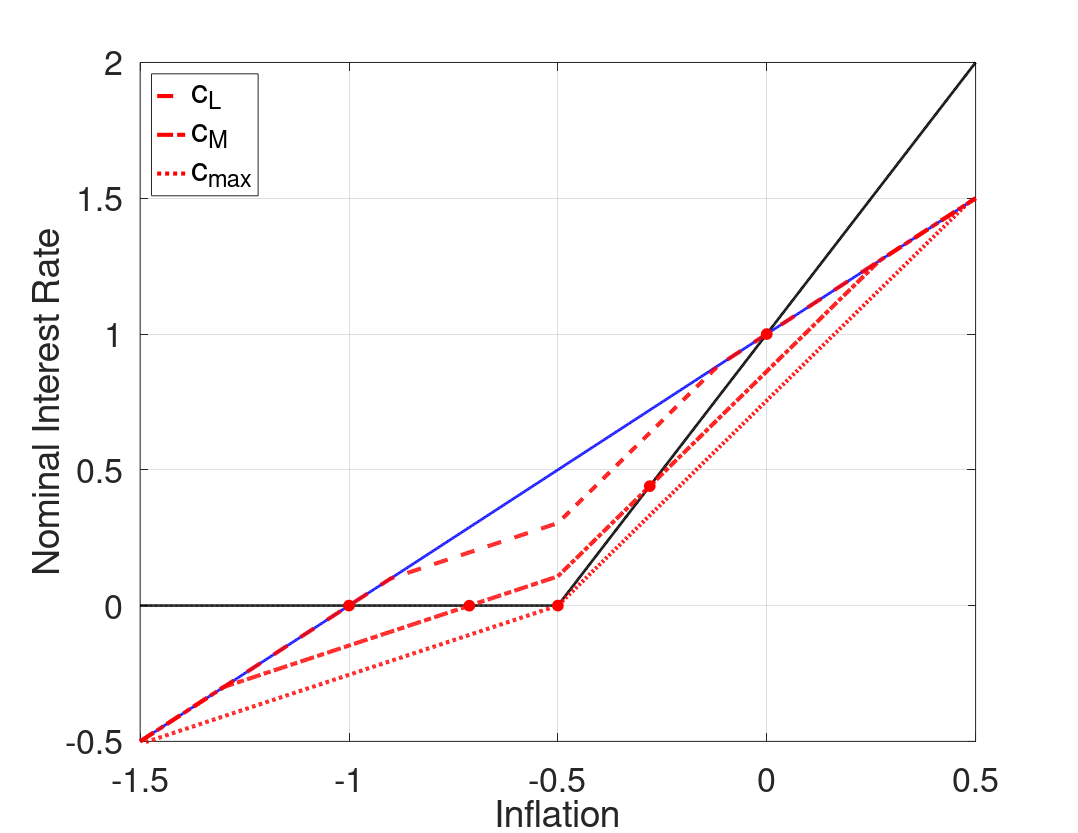

Here is the MATLAB script that generated this plot:
%--------------------------------------------------------------------------
% File Name: RAFR_cPHIpi_m.m
% Author: Philip Coyle
% Date Created: 01/07/2019
% cd /mq/philipprojects/RA_Work/Taisuke_Nakata/Zero_Lower_Bound/DeflationaryRegime/Uncertainty/Draft/Figs/iid/3state_iid_shock/RAFR
% RAFR_cPHIpi_m
%--------------------------------------------------------------------------

clear all
close all
clc

%% Model Calibration
cBET = 1/1.0025;
cSIGMA = 1;
cKAPPA = 0.02;
cPHIpi = 2;
cRstar = 1/400;
p_m = 0.5; %Probability of being in the middle state 

cSHOCK_lb =((cRstar)*(cPHIpi - 1))/(cKAPPA*cPHIpi*cSIGMA);
cSHOCK_ub =((cRstar)*(cKAPPA*cPHIpi*cSIGMA + 1))/(cKAPPA*cPHIpi*cSIGMA);
cSHOCK_bound = -(2*(cRstar)*(cPHIpi - 1)*(cKAPPA*cPHIpi*cSIGMA + 1))/(cKAPPA*cPHIpi^2*cSIGMA*(cKAPPA*cSIGMA + 1)*(p_m - 1));

cSHOCK_grid = [0.05, 0.1, max([cSHOCK_lb,cSHOCK_ub,cSHOCK_bound])];

%% Housekeeping
% Set Grid Intervals
pi_m_low = -1.5/400;
pi_m_high = 0.5/400;
numgrid = 1001;
pi_m = linspace(pi_m_low,pi_m_high, numgrid)';

% Allocate Space
inx_ub = zeros(length(cSHOCK_grid),1);
pi_ub_zlb = zeros(length(cSHOCK_grid),1);
inx_lb = zeros(length(cSHOCK_grid),1);
pi_lb_zlb = zeros(length(cSHOCK_grid),1);
rafr = zeros(numgrid,length(cSHOCK_grid));


% Find max inflation that leads to ZLB binding
bound = -cRstar/cPHIpi;

inx_m = find(min(abs(pi_m - bound)) == abs(pi_m - bound));
% Find pi_m point where middle state interst rate binds
pi_m_zlb = pi_m(inx_m);

% Taylor Rule
tr = max(0,cRstar + cPHIpi*pi_m);

% 'Riskless' Fisher Relation
fr = pi_m + cRstar;

for j = 1:length(cSHOCK_grid)
    cSHOCK = cSHOCK_grid(j);
    %% Policy Functions from below (Assume middle state interst rate binds)
    % Low  High state inflation & expected inflation (as functions of middle state inflation)
    pi_l_b = pi_m - cKAPPA*cSIGMA*cSHOCK;
    pi_h_b = (pi_m - cKAPPA*cSIGMA*(cRstar - cSHOCK))/(1+cKAPPA*cSIGMA*cPHIpi);
    exp_pi_b = (1-p_m)/2*pi_l_b + p_m*pi_m + (1-p_m)/2*pi_h_b;

    % Low Middle and High state output & expected output (as functions of middle state inflation)
    y_m_b = (pi_m - cBET*exp_pi_b)/cKAPPA;
    y_l_b = y_m_b - cSIGMA*cSHOCK;
    y_h_b = y_m_b - cSIGMA*(cRstar + cPHIpi*pi_h_b - cSHOCK);
    exp_y_b = (1-p_m)/2*y_l_b + p_m*y_m_b + (1-p_m)/2*y_h_b;

    % Find pi_m point where high state interst rate binds
    inx_lb(j) = find(min(abs(pi_h_b - bound)) == abs(pi_h_b - bound));
    pi_lb_zlb(j) = pi_m(inx_lb(j));

    %% Policy Functions from above (Assume middle state interst rate does not bind)
    % Low  High state inflation & expected inflation (as functions of middle state inflation)
    pi_l_a = pi_m*(1+cKAPPA*cSIGMA*cPHIpi) + cKAPPA*cSIGMA*(cRstar - cSHOCK);
    pi_h_a = pi_m + (cKAPPA*cSIGMA*cSHOCK)/(1+cKAPPA*cSIGMA*cPHIpi);
    exp_pi_a = (1-p_m)/2*pi_l_a + p_m*pi_m + (1-p_m)/2*pi_h_a;

    % Low Middle and High state output & expected output (as functions of middle state inflation)
    y_m_a = (pi_m - cBET*exp_pi_a)/cKAPPA;
    y_l_a = y_m_a + cSIGMA*(cPHIpi*pi_m + cRstar - cSHOCK);
    y_h_a = y_m_a + cSIGMA*(cPHIpi*(pi_m - pi_h_a) + cSHOCK);
    exp_y_a = (1-p_m)/2*y_l_a + p_m*y_m_a + (1-p_m)/2*y_h_a;

    % Find pi_m point where low state interst rate binds
    inx_ub(j) = find(min(abs(pi_l_a - bound)) == abs(pi_l_a - bound));
    pi_ub_zlb(j) = pi_m(inx_ub(j));

    %% Define Risk Adjusted Fisher Relationship   
    for i = 1:numgrid
        if pi_m(i) < pi_lb_zlb(j) || pi_m(i) > pi_ub_zlb(j)
            rafr(i,j) = pi_m(i) + cRstar;
        elseif pi_m(i) <= pi_m_zlb
            rafr(i,j) = cRstar + pi_m(i) + (exp_pi_b(i) - pi_m(i)) + 1/cSIGMA*(exp_y_b(i) - y_m_b(i));
        elseif pi_m(i) <= pi_ub_zlb(j)
            rafr(i,j) = cRstar + pi_m(i) + (exp_pi_a(i) - pi_m(i)) + 1/cSIGMA*(exp_y_a(i) - y_m_a(i));
        end
    end
end
        
%% Plotting
type = {'--','-.',':'};

fig(1) = figure(1);
grid on
box on
hold on
plot(400*pi_m, 400*tr,'Color','k','LineWidth',2);
plot(400*pi_m, 400*fr,'Color','b','LineWidth',2);
for j = 1:length(cSHOCK_grid)
    [~,inx] = sort(abs(tr - rafr(:,j)));
    if j == length(cSHOCK_grid)
        RSS = inx(1);    
    else
        RSS = inx(1:2);
        it = 2;
        while abs(RSS(1) - RSS(2)) <= 10
            RSS(2) = inx(it + 1);
            it = it + 1;
        end
    end   
    h(j) = plot(400*pi_m, 400*rafr(:,j),'Color','r','LineStyle',type{j},'LineWidth',3);
    p1 = plot(400*pi_m(RSS(1)),400*rafr(RSS(1),j));
    if j ~= 3
        p2 = plot(400*pi_m(RSS(2)),400*rafr(RSS(2),j)); 
        set([p1 p2],'Marker','o','MarkerEdgeColor','r','MarkerFaceColor','r','MarkerSize',8)
    else
        set(p1,'Marker','o','MarkerEdgeColor','r','MarkerFaceColor','r','MarkerSize',8)
    end
end


xlabel('Inflation','FontSize',20)
ylabel('Nominal Interest Rate','FontSize',20)
set(gca,'Xlim',[400*pi_m(1), 400*pi_m(end)],'Ylim',[-0.5, 2],'FontSize',25)
L = legend([h(1) h(2) h(3)],'c_L','c_M','c_{max}');
set(L,'Location','NorthWest','Fontsize',25)

savedir = cd;
if ispc 
    savedir = fullfile(savedir, '..\..\..');
    savedir = strcat(savedir,'\Final\');
else
    savedir = fullfile(savedir, '../../..');
    savedir = strcat(savedir,'/Final/');
end


set(fig(1),'PaperOrientation','Landscape');
set(fig(1),'PaperPosition',[0 0 11 8.5]);
print(fig(1),'-dpdf',strcat(savedir,'iid_RAFR_cPHIpi_m.pdf'));
